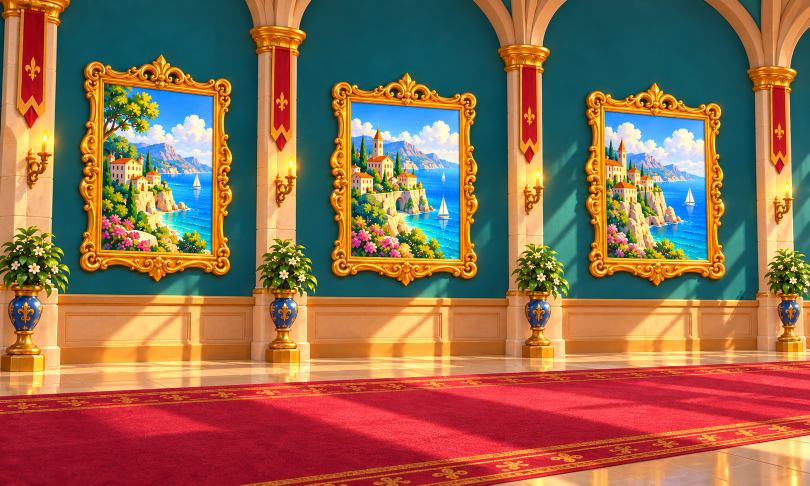
#> input picture docs/art/drafts/corridor-victory-v2-floor-20261031/original-panorama.png, 1619 x 971 px (shown at 1/2 size)
$ python inspect-floor.py
#> lines starting #> are read from the running program, lines starting #| are printed output that depends on the picture
from pathlib import Path
import sys
root=Path(__file__).resolve().parent
sys.path.insert(0,str(root.parents[1]/'.task16-python'))
from PIL import Image,ImageDraw,ImageFont
im=Image.open(root/'original-panorama.png').convert('RGB')
#> im is the input picture: PIL image 1619x971 RGB; mean R, G, B 144.1, 107, 80
im.crop((0,720,1000,900)).resize((2000,360)).save(root/'floor-source-detail.png')
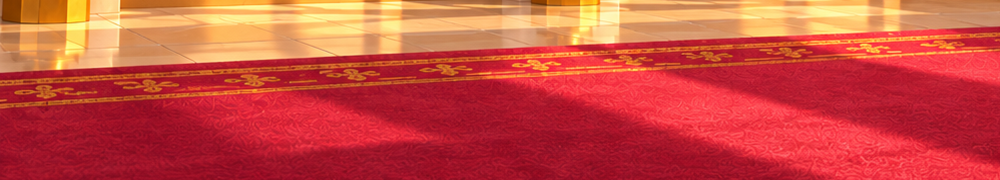
#> saved as floor-source-detail.png: PIL image 2000x360 RGB (shown at 1/2 size); mean R, G, B 202.3, 74.6, 63.9
im.crop((0,750,800,835)).resize((2400,255)).save(root/'border-source-detail.png')
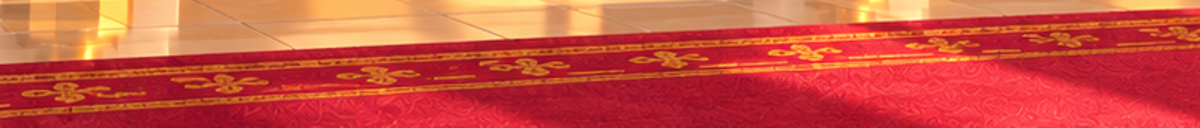
#> saved as border-source-detail.png: PIL image 2400x255 RGB (shown at 1/2 size); mean R, G, B 205.2, 79.7, 64.2
im.crop((150,730,650,790)).resize((2000,240)).save(root/'marble-source-detail.png')
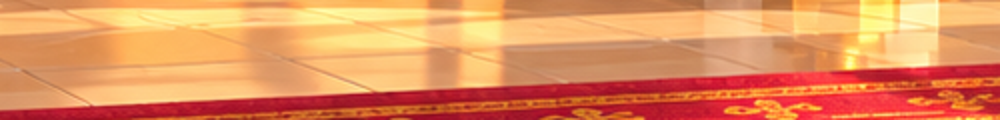
#> saved as marble-source-detail.png: PIL image 2000x240 RGB (shown at 1/2 size); mean R, G, B 227.1, 144.4, 93.8
rot=im.crop((0,748,900,850)).rotate(-2.6,resample=Image.Resampling.BICUBIC,expand=True)
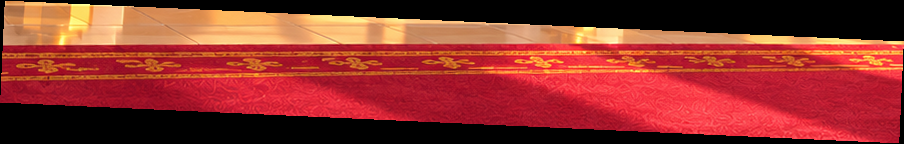
#> rot: PIL image 904x144 RGB; mean R, G, B 143.9, 50.9, 43.8
rot.save(root/'border-rotated.png')
guide=Image.new('RGB',(rot.width*2,rot.height*2+40),'#102b33');guide.paste(rot.resize((rot.width*2,rot.height*2)),(0,40));d=ImageDraw.Draw(guide);f=ImageFont.truetype('C:/Windows/Fonts/segoeui.ttf',18)
#> after `guide = Image.new('RGB', (rot.width * 2, rot.height * 2 + 40), '#102b3`:
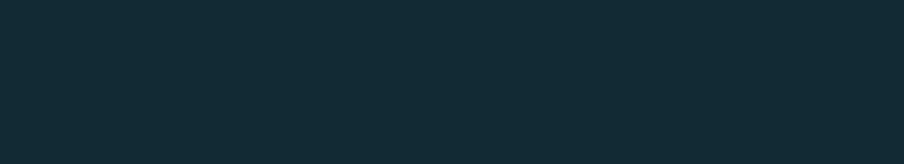
#> guide: PIL image 1808x328 RGB (shown at 1/2 size); mean R, G, B 16, 43, 51
for x in range(0,rot.width,50):d.text((x*2,4),str(x),font=f,fill='white');d.line((x*2,40,x*2,guide.height),fill='#ffffff44')
guide.save(root/'border-rotated-guide.png')
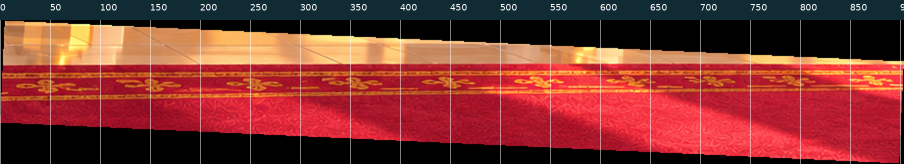
#> saved as border-rotated-guide.png: PIL image 1808x328 RGB (shown at 1/2 size); mean R, G, B 130.6, 52.9, 47.7
im.crop((506,715,615,745)).resize((872,240),Image.Resampling.NEAREST).save(root/'base-contact-source.png')
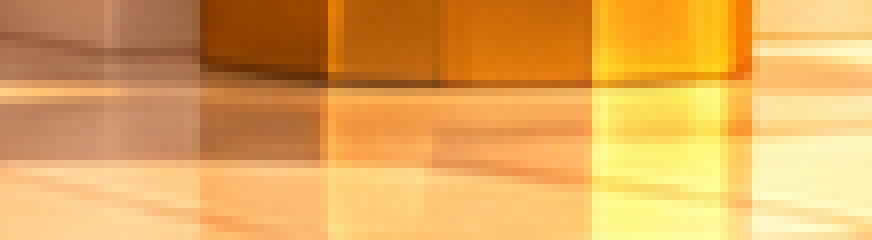
#> saved as base-contact-source.png: PIL image 872x240 RGB; mean R, G, B 226.4, 168.9, 90.7
